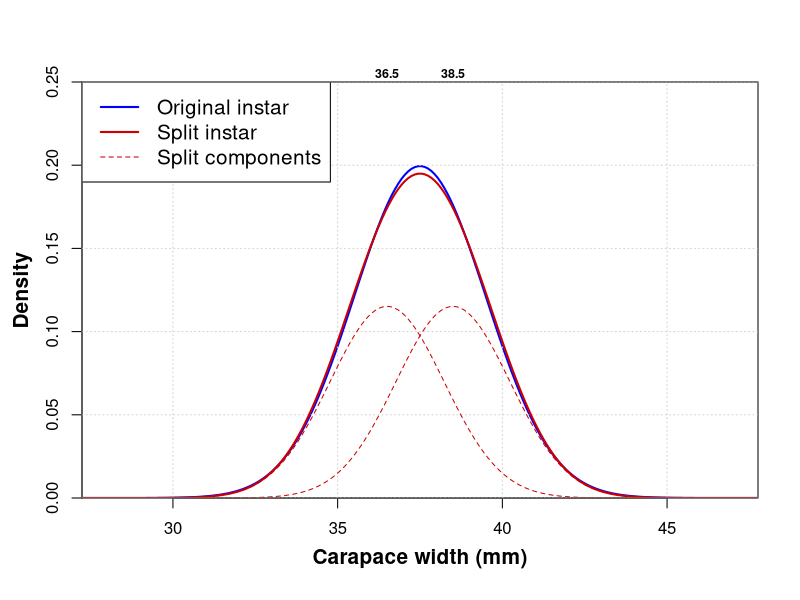

The R source for this figure:

mu <- 37.5    # Mean size of instar to be split.
sigma <- 2  # Standard deviation of instar to be split.

x <- seq(0, 100, len = 1000)

p <- 0.5  # Proportion that remains immature.
t <- 0.5  # Instar separation parameter 0 =< t < 1.

mu.a <- mu - t * sqrt((1-p)/p) * sigma   # Mean size of first instar component (immature).
mu.b <- (mu - p * mu.a)/(1-p)            # Mean size of second instar component (adolescent)..

# Calculate instar variances, assuming that they are equal:
V <- sigma^2 - p * (1-p) * (mu.b-mu.a)^2
sigma.a <- sigma.b <- sqrt(V)

plot(x, dnorm(x, mu, sigma), type = "l", yaxs = "i", 
     xlim = 10+c(18, 37), ylim = c(0, 0.25), lwd = 2, col = "blue",
     xlab = "", ylab = "")
grid()
#vline(mu, lty = "dashed", lwd = 2, col = "blue")

lines(x, p * dnorm(x, mu.a, sigma.a), lty = "dashed", col = "red3", lwd = 1) 
lines(x, (1-p) * dnorm(x, mu.b, sigma.b), lty = "dashed", col = "red3", lwd = 1) 
#vline(c(mu.a, mu.b), lty = "dashed", lwd = 1, col = "red3")

lines(x, p * dnorm(x, mu.a, sigma.a) + (1-p) * dnorm(x, mu.b, sigma.b), lty = "solid", col = "red3", lwd = 2) 

p * sigma.a^2 + (1-p) * sigma.b^2 + p * (1-p) * (mu.b-mu.a)^2

mtext(round(mu.a, 1), 3, at = mu.a, font = 2, cex = 0.75)
mtext(round(mu.b, 1), 3, at = mu.b, font = 2, cex = 0.75)
mtext("Carapace width (mm)", 1, 2.5, font = 2, cex = 1.25)
mtext("Density", 2, 2.5, font = 2, cex = 1.25)

legend("topleft", 
       legend = c("Original instar", "Split instar", "Split components"), 
       lwd = c(2,2,1),
       lty = c("solid", "solid", "dashed"),
       col = c("blue", "red3", "red3"), cex = 1.25) 

box(col = "grey50")

#plot(x, (1-p) * dnorm(x, mu.b, sigma.b) / (p * dnorm(x, mu.a, sigma.a) + (1-p) * dnorm(x, mu.b, sigma.b)), type = "l")

